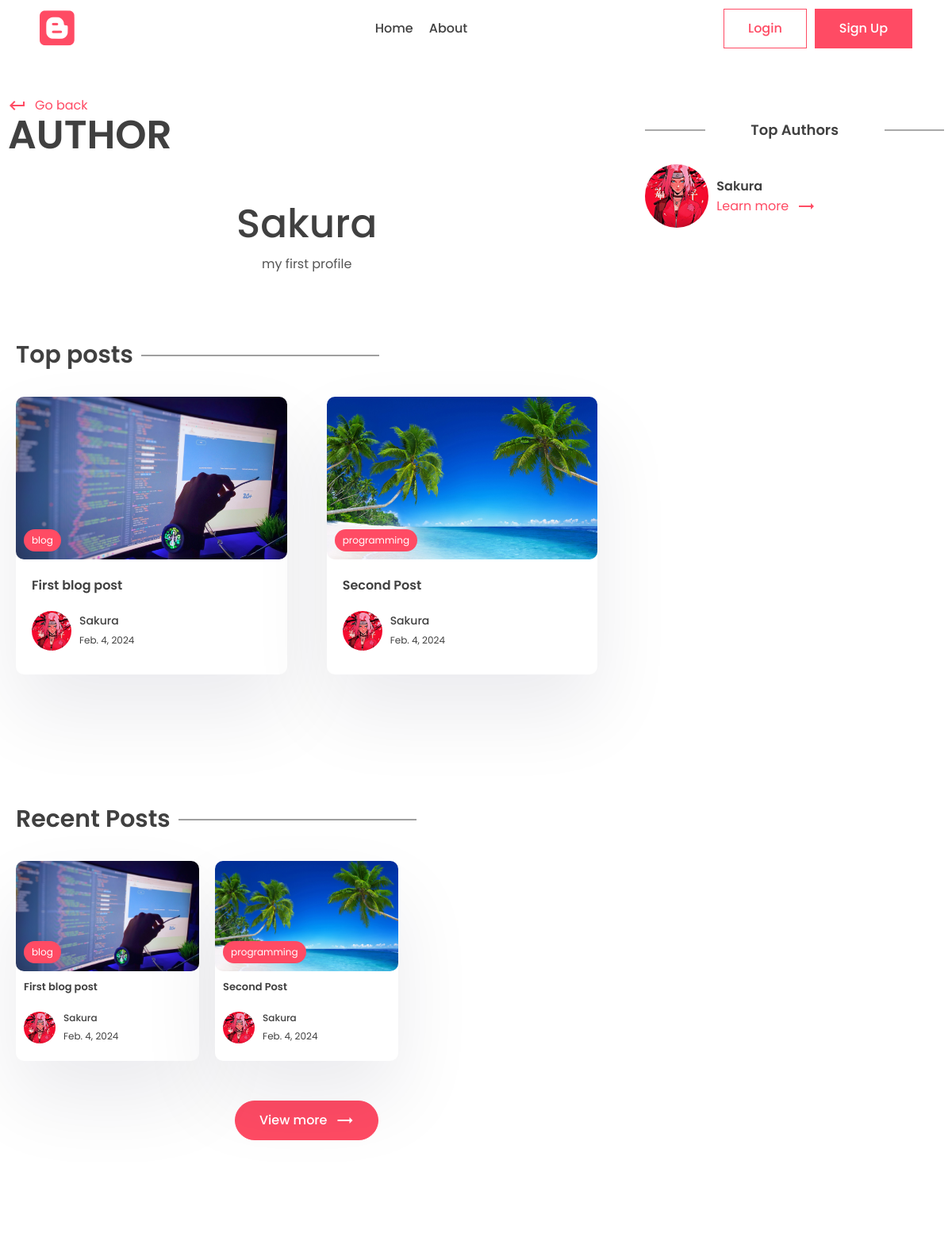
The app's page /author/user (upper part), older data.
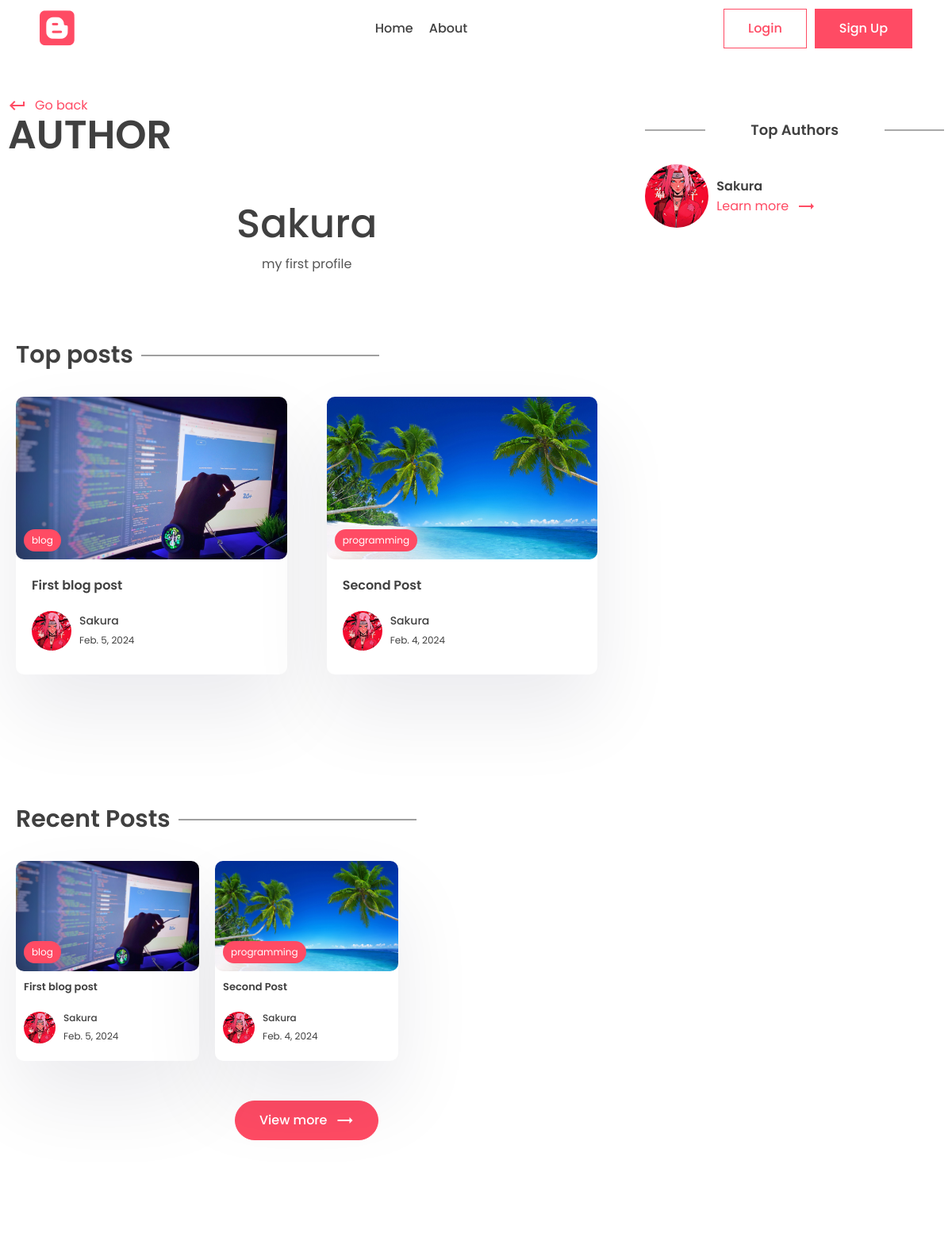
The same page, newer data.
### app/models.py (models this page shows, shortened)
class Post(models.Model):
    title = models.CharField(max_length=200)
    last_updated = models.DateTimeField(auto_now=True)
    slug = models.SlugField(max_length=200, unique=True)
    view_count = models.IntegerField(null=True, blank=True)
    tags = models.ManyToManyField(Tag, blank=True, related_name='post')
    image = models.ImageField(upload_to='images/', null=True, blank=True)
    author = models.ForeignKey(User, on_delete=models.CASCADE, null=True, blank=True)
    bookmarks = models.ManyToManyField(User, related_name='bookmarks', default=None, blank=True)
    likes = models.ManyToManyField(User, related_name='likes', default=None, blank=True)
    is_featured = models.BooleanField(default=False)
    content = models.TextField()

class Tag(models.Model):
    name  = models.CharField(max_length=100)
    description = models.CharField(max_length=100)
    slug = models.SlugField(max_length=200, unique=True)

class Profile(models.Model):
    user = models.OneToOneField(User, on_delete=models.CASCADE)
    profile_image = models.ImageField(upload_to='images/', null=True, blank=True)
    slug = models.SlugField(max_length=200, unique=True)
    bio = models.CharField(max_length=200)

### app/views.py (the view)
# urls.py: path('author/<slug:slug>', views.author_page, name='author_page'),
def author_page(request, slug):
    profile = Profile.objects.get(slug=slug)
    top_authors = User.objects.annotate(number=Count('post')).order_by('number')
    top_posts = Post.objects.filter(author=profile.user).order_by('-view_count')[0:2]
    recent_posts = Post.objects.filter(author=profile.user).order_by('-last_updated')[0:2]
    context = { 'profile': profile, 'top_authors': top_authors, 'top_posts': top_posts, 'recent_posts': recent_posts }
    return render(request, 'app/author.html', context)

### app/templates/app/author.html (shortened to what this page needs)
{% extends 'base.html' %}
{% load static %}
{% block content %}
  <div class="container">
    <div class="layout">
      <div class="left">
        <div class="page-top">
          <div class="top flex">
            <div class="page-name">
              <a href="/" class="learn"><span class="material-icons">keyboard_return</span>Go back</a>
              <h1>Author</h1>
            </div>
          </div>
        </div>
        <center>
          <div class="typo">
            <h1 class="title">{{profile.user.first_name}}</h1>
            <p>{{profile.bio}}</p>
          </div>
        </center>
        <section class="sp">
          <div class="container">
            <h1 class="sec-title">Top posts</h1>
            <div class="grid-2 blog">
              {% for post in top_posts %}
                <a href="{% url 'post_page' post.slug %}">
                  <div class="card">
                    <div class="post-img">
                      <img src="{{post.image.url}}" alt="{{post.title}}" />
                      <div class="tag">{{post.tags.all.0.name}}</div>
                    </div>
                    <div class="card-content">
                      <h3>{{post.title}}</h3>
                      <div class="author">
                        <div class="profile-pic">
                          <img src="{{post.author.profile.profile_image.url}}" alt="{{post.author.first_name}}"/>
                        </div>
                        <div class="details">
                          <p>{{post.author.first_name}}</p>
                          <small>{{post.last_updated | date}}</small>
                        </div>
                      </div>
                    </div>
                  </div>
                </a>
                {% empty %}
                <h1>No posts yet</h1>
              {% endfor %}
            </div>
          </div>
        </section>
        <section class="sp">
          <div class="container">
            <h1 class="sec-title">Recent Posts</h1>
            <div class="grid-3 blog-grid">
              {% for post in recent_posts %}
                <a href="{% url 'post_page' post.slug %}">
                  <div class="card">
                    <div class="post-img">
                      <img src="{{post.image.url}}" alt="{{post.title}}"/>
                      <div class="tag">{{post.tags.all.0.name}}</div>
                    </div>
                    <div class="card-content">
                      <h3>{{post.title}}</h3>
                      <div class="author">
                        <div class="profile-pic">
                          <img src="{{post.author.profile.profile_image.url}}" alt="{{post.author.first_name}}"/>
                        </div>
                        <div class="details">
                          <p>{{post.author.first_name}}</p>
                          <small>{{post.last_updated | date}}</small>
                        </div>
                      </div>
                    </div>
                  </div>
                </a>
                {% empty %}
                <h1>No posts yet</h1>
              {% endfor %}
            </div>
            <center>
              <button class="btn btn-primary rounded view">
                View more
                <span class="material-icons">trending_flat</span>
              </button>
            </center>
          </div>
        </section>
      </div>
      <div class="right">
        <div class="block">
          <h2 class="title2">Top Authors</h2>
          {% for author in top_authors %}
            <div class="recent-post other-author">
              <div class="rounded-img">
                <img src="{{author.profile.profile_image.url}}" alt="{{author.first_name}}"/>
              </div>
              <div class="recent-content">
                <h3>{{author.first_name}}</h3>
                <a class="learn" href="{% url 'author_page' author.profile.slug %}">Learn more<span class="material-icons">trending_flat</span></a>
              </div>
            </div>
          {% endfor %}
        </div>
      </div>
    </div>
  </div>
{% endblock content %}

Row changes from the older to the newer data that the page shows:
changed Post "First blog post": last_updated "Feb. 4, 2024" → "Feb. 5, 2024"
